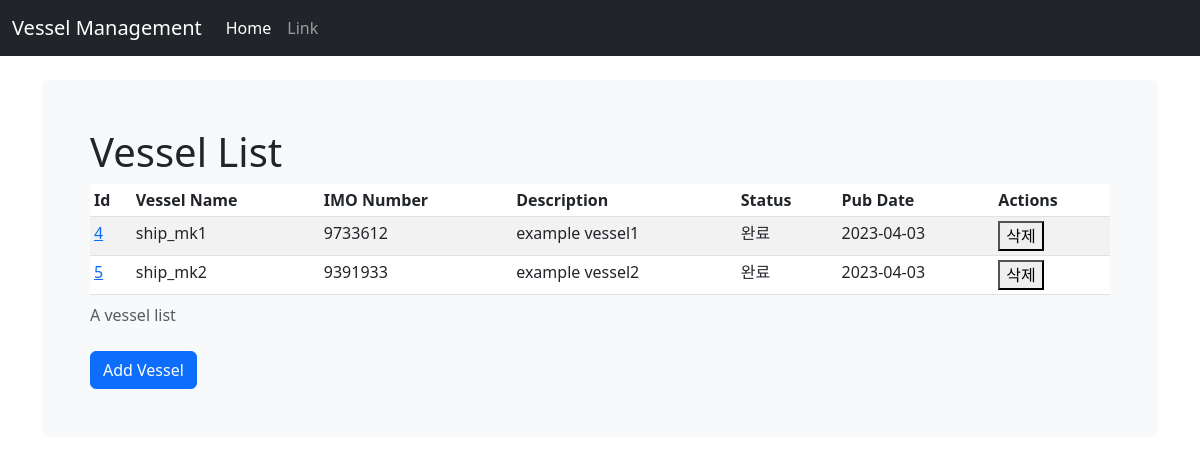
Before: /notice/ with the older database file.
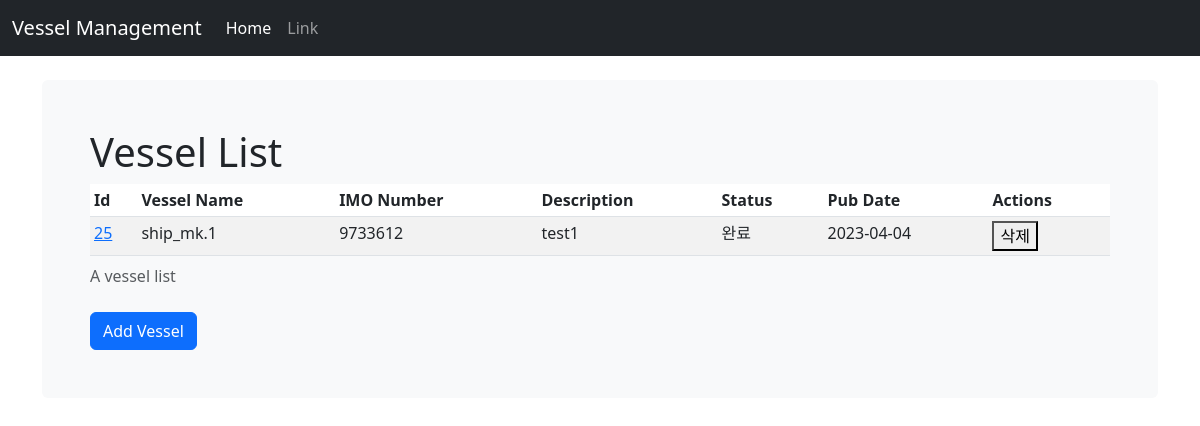
After: the same page with the newer database file.
### notice/models.py (models this page shows)
class ShipInfo(models.Model):
    ship_name = models.CharField(max_length=50)
    ship_IMO = models.CharField(max_length=7)
    ship_description = models.CharField(max_length=500)
    ship_status = models.CharField(max_length=1, default=0)
    pub_date = models.DateTimeField('date published')

### notice/views.py (the view)
# urls.py: path('', views.IndexView.as_view(), name='index'),
class IndexView(generic.ListView):
    template_name = 'notice/index.html'
    context_object_name = 'vessel_list'
    def get_queryset(self):
        queryset = ShipInfo.objects.annotate(
            ship_status_display=Case(
                When(ship_status=1, then=Value('완료')),
                When(ship_status=0, then=Value('실패')),
                output_field=CharField(),
            )
        ).filter(pub_date__lte=timezone.now()).order_by('pub_date')
        return queryset

### notice/templates/notice/index.html (shortened to what this page needs)
{% extends "base.html" %}
  {% load static %}
  {% block content %}
    <div class="bg-body-tertiary p-5 rounded">
      <h1 class="h1">Vessel List</h1>
      <table id="vessel-list" class="table table-striped table-sm">
        <caption>A vessel list</caption>
        <thead>
          <th scope="col">Id</th>
          <th scope="col">Vessel Name</th>
          <th scope="col">IMO Number</th>
          <th scope="col">Description</th>
          <th scope="col">Status</th>
          <th scope="col">Pub Date</th>
          <th scope="col">Actions</th>
        </thead>
        <tbody>
        {% if vessel_list %}
          {% for vessels in vessel_list %}
            <tr>
              <td><a href="{% url 'notice:detail' vessels.id %}">{{ vessels.id }}</a></td>
              <td>{{ vessels.ship_name }}</td>
              <td>{{ vessels.ship_IMO }}</td>
              <td>{{ vessels.ship_description }}</td>
              <td>{{ vessels.ship_status_display }}</td>
              <td>{{ vessels.pub_date|date:"Y-m-d" }}</td>
              <td><button class="delete-btn" data-id="{{ vessels.id }}">삭제</button></td>
            </tr>
          {% endfor %}
        {% else %}
            <tr>
                <td colspan="7">No Vessels are available.</td>
            <tr>
        {% endif %}
        </tbody>
      </table>
      <button
        class="btn btn-primary d-inline-flex align-items-center"
        type="button"
        onClick="location.href='/notice/insert/'"
      >
        Add Vessel
      </button>
    </div>
  {% endblock %}

### notice/templates/notice/base.html (shortened to what this page needs)
{% load static %}
<!DOCTYPE html>
<html lang="en">
  <head>
    <link
      href="https://cdn.jsdelivr.net/npm/bootstrap@5.3.0-alpha2/dist/css/bootstrap.min.css"
      rel="stylesheet"
    />
    <link
      href="https://getbootstrap.com/docs/5.3/assets/css/docs.css"
      rel="stylesheet"
    />
  </head>
  <body>
    <nav class="navbar navbar-expand-md navbar-dark bg-dark mb-4">
      <div class="container-fluid">
        <a class="navbar-brand" href="/notice">Vessel Management</a>
        <div class="collapse navbar-collapse" id="navbarTogglerDemo02">
          <ul class="navbar-nav me-auto mb-2 mb-lg-0">
            <li class="nav-item">
              <a class="nav-link active" aria-current="page" href="/notice"
                >Home</a
              >
            </li>
            <li class="nav-item">
              <a class="nav-link" href="#">Link</a>
            </li>
          </ul>
        </div>
      </div>
    </nav>
    <div class="container">{% block content %} {% endblock %}</div>
  </body>
</html>

Changed rows visible on the page:
removed ShipInfo: id "4", ship_name "ship_mk1", ship_IMO "9733612", ship_description "example vessel1", ship_status_display "완료", pub_date "2023-04-03"
removed ShipInfo: id "5", ship_name "ship_mk2", ship_IMO "9391933", ship_description "example vessel2", ship_status_display "완료", pub_date "2023-04-03"
added ShipInfo: id "25", ship_name "ship_mk.1", ship_IMO "9733612", ship_description "test1", ship_status_display "완료", pub_date "2023-04-04"
